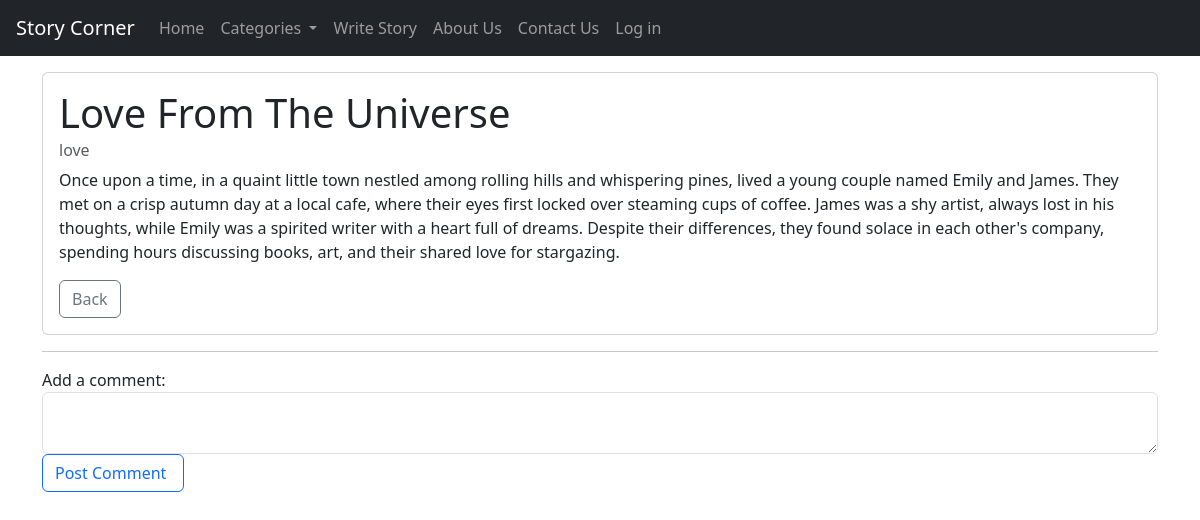
The page /story/2 on the database its author committed.
### models.py (models this page shows, shortened)
class Story(db.Model):
    __tablename__ = 'stories'
    id = db.Column(db.Integer, primary_key=True)
    title = db.Column(db.String(200), nullable=False)
    content = db.Column(db.Text, nullable=False)
    category = db.Column(db.String(50), nullable=False)
    user_id = db.Column(db.Integer, db.ForeignKey('users.id'), nullable=False)
    is_deleted = db.Column(db.Boolean(), nullable=False, default=False)
    updated_at = db.Column(db.DateTime(), nullable=False, default=db.func.now())
    created_at = db.Column(db.DateTime(), nullable=False, default=db.func.now())

### app.py (the view)
@app.route('/story/<int:story_id>', methods=['GET'])
def view_story(story_id):
    story = Story.query.get_or_404(story_id)
    return render_template('user_account/view_story.html', story=story)

### templates/user_account/view_story.html (shortened to what this page needs)
{% extends 'base.html' %}
{% block content %}
<div class="container mt-5 pt-4">
    <div class="card">
      <div class="card-body">
        <h1 class="card-title">{{ story.title }}</h1>
        <h6 class="card-subtitle mb-2 text-muted">{{ story.category }}</h6>
        <p class="card-text">{{ story.content }}</p>
        <a href="{{request.referrer }}" class="btn btn-outline-secondary">Back</a>
      </div>
    </div>
  </div>
<div class="container">
  <hr>
  <form>
    <div class="form-group">
        <label for="comment">Add a comment:</label>
        <textarea class="form-control" id="comment" rows="2"></textarea>
    </div>
    <input type="submit" value="Post Comment " class="btn btn-outline-primary">
</form>
</div>
{% endblock %}

### rows shown on the page
Story: title "Love From The Universe", category "love", content "Once upon a time, in a quaint little town nestled among rolling hills and whispering pines, lived a young couple named Emily and James. They met on a crisp autumn day at a local cafe, where their eyes first locked over steaming cups of coffee. James was a shy artist, always lost in his thoughts, while Emily was a spirited writer with a heart full of dreams. Despite their differences, they found solace in each other's company, spending hours discussing books, art, and their shared love for stargazing."
